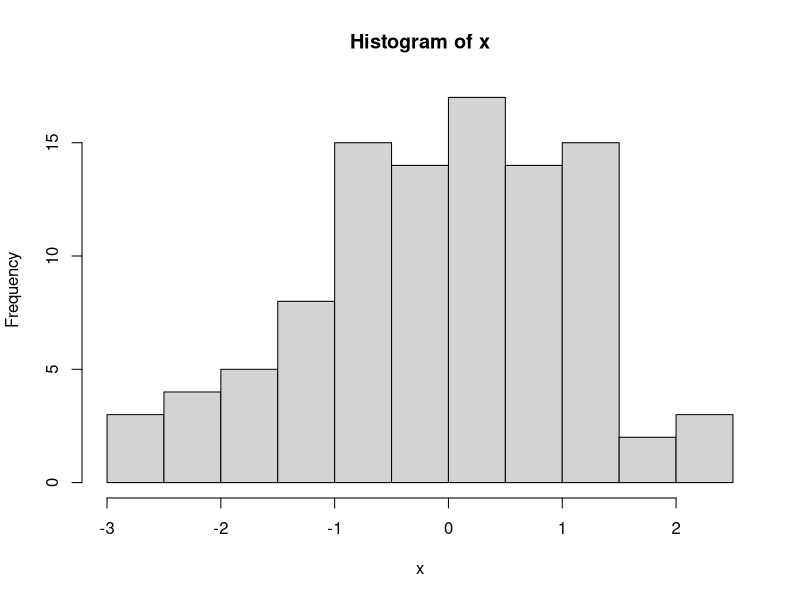
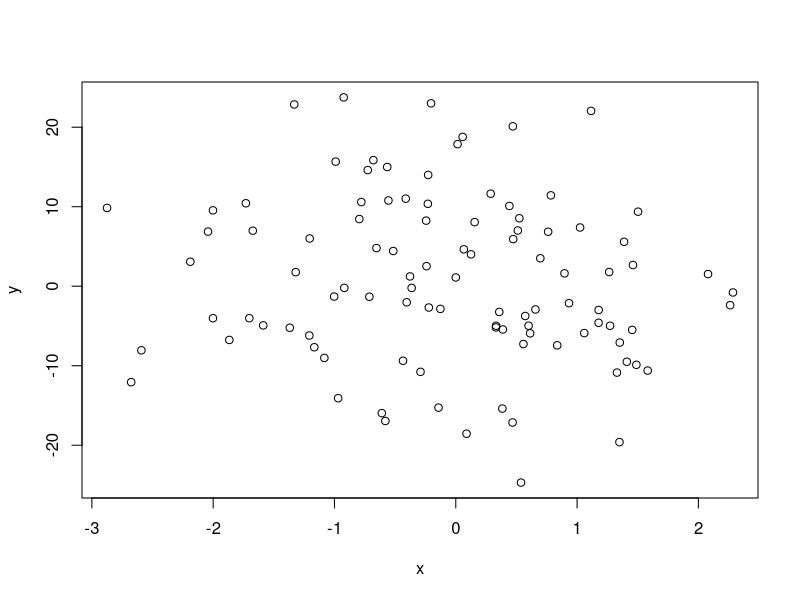

Reproduce these figures in R, in order.
## ---- chunk 1

print(rnorm(10))

x <- rnorm(100)
y <- rnorm(100, 2, 10)

## ---- chunk 2

hist(x)

## ---- chunk 3

plot(x,y)

## ---- chunk 4

z10 <- rnorm(10,0,100)
z100 <- rnorm(100,0,100)
z1000000 <- rnorm(1000000,0,100)

print(summary(z10))
print(summary(z100))
print(summary(z1000000))


